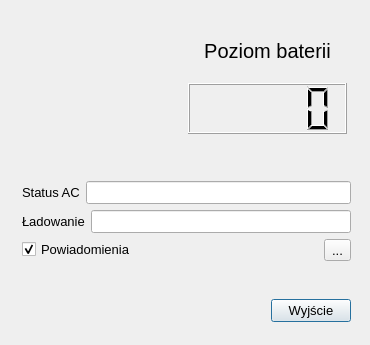
<?xml version="1.0" encoding="UTF-8"?>
<ui version="4.0">
 <class>MainWindow</class>
 <widget class="QMainWindow" name="MainWindow">
  <property name="geometry">
   <rect>
    <x>0</x>
    <y>0</y>
    <width>370</width>
    <height>345</height>
   </rect>
  </property>
  <property name="minimumSize">
   <size>
    <width>370</width>
    <height>345</height>
   </size>
  </property>
  <property name="maximumSize">
   <size>
    <width>370</width>
    <height>345</height>
   </size>
  </property>
  <property name="windowTitle">
   <string>BatteryLover</string>
  </property>
  <widget class="QWidget" name="centralWidget">
   <widget class="QLabel" name="label">
    <property name="geometry">
     <rect>
      <x>10</x>
      <y>10</y>
      <width>150</width>
      <height>139</height>
     </rect>
    </property>
    <property name="text">
     <string/>
    </property>
    <property name="pixmap">
     <pixmap resource="ikony.qrc">:/ikona_main/M1.png</pixmap>
    </property>
    <property name="scaledContents">
     <bool>true</bool>
    </property>
   </widget>
   <widget class="QWidget" name="layoutWidget">
    <property name="geometry">
     <rect>
      <x>11</x>
      <y>170</y>
      <width>351</width>
      <height>175</height>
     </rect>
    </property>
    <layout class="QVBoxLayout" name="verticalLayout_4">
     <item>
      <layout class="QVBoxLayout" name="verticalLayout_2">
       <item>
        <layout class="QVBoxLayout" name="verticalLayout">
         <item>
          <layout class="QHBoxLayout" name="horizontalLayout">
           <item>
            <widget class="QLabel" name="StatusNapis">
             <property name="font">
              <font>
               <pointsize>10</pointsize>
              </font>
             </property>
             <property name="text">
              <string>Status AC</string>
             </property>
             <property name="buddy">
              <cstring>Status</cstring>
             </property>
            </widget>
           </item>
           <item>
            <widget class="QLineEdit" name="Status">
             <property name="font">
              <font>
               <pointsize>10</pointsize>
              </font>
             </property>
             <property name="readOnly">
              <bool>true</bool>
             </property>
            </widget>
           </item>
          </layout>
         </item>
         <item>
          <layout class="QHBoxLayout" name="horizontalLayout_2">
           <item>
            <widget class="QLabel" name="LadowanieNapis">
             <property name="font">
              <font>
               <pointsize>10</pointsize>
              </font>
             </property>
             <property name="text">
              <string>Ładowanie</string>
             </property>
             <property name="buddy">
              <cstring>Ladowanie</cstring>
             </property>
            </widget>
           </item>
           <item>
            <widget class="QLineEdit" name="Ladowanie">
             <property name="font">
              <font>
               <pointsize>10</pointsize>
              </font>
             </property>
             <property name="readOnly">
              <bool>true</bool>
             </property>
            </widget>
           </item>
          </layout>
         </item>
        </layout>
       </item>
       <item>
        <layout class="QHBoxLayout" name="horizontalLayout_3">
         <item>
          <widget class="QCheckBox" name="checkBox">
           <property name="enabled">
            <bool>true</bool>
           </property>
           <property name="font">
            <font>
             <pointsize>10</pointsize>
            </font>
           </property>
           <property name="text">
            <string>Powiadomienia</string>
           </property>
           <property name="checked">
            <bool>true</bool>
           </property>
          </widget>
         </item>
         <item>
          <widget class="QToolButton" name="Ustawienia">
           <property name="enabled">
            <bool>true</bool>
           </property>
           <property name="font">
            <font>
             <pointsize>10</pointsize>
            </font>
           </property>
           <property name="text">
            <string>...</string>
           </property>
          </widget>
         </item>
        </layout>
       </item>
      </layout>
     </item>
     <item>
      <layout class="QVBoxLayout" name="verticalLayout_3">
       <item>
        <spacer name="horizontalSpacer_3">
         <property name="orientation">
          <enum>Qt::Horizontal</enum>
         </property>
         <property name="sizeHint" stdset="0">
          <size>
           <width>338</width>
           <height>20</height>
          </size>
         </property>
        </spacer>
       </item>
       <item>
        <layout class="QHBoxLayout" name="horizontalLayout_4">
         <item>
          <spacer name="horizontalSpacer_2">
           <property name="orientation">
            <enum>Qt::Horizontal</enum>
           </property>
           <property name="sizeHint" stdset="0">
            <size>
             <width>218</width>
             <height>20</height>
            </size>
           </property>
          </spacer>
         </item>
         <item>
          <widget class="QPushButton" name="Wyjscie">
           <property name="font">
            <font>
             <pointsize>10</pointsize>
            </font>
           </property>
           <property name="text">
            <string>Wyjście</string>
           </property>
           <property name="default">
            <bool>true</bool>
           </property>
          </widget>
         </item>
        </layout>
       </item>
      </layout>
     </item>
    </layout>
   </widget>
   <widget class="QWidget" name="layoutWidget">
    <property name="geometry">
     <rect>
      <x>177</x>
      <y>14</y>
      <width>181</width>
      <height>131</height>
     </rect>
    </property>
    <layout class="QVBoxLayout" name="verticalLayout_6">
     <item>
      <layout class="QVBoxLayout" name="verticalLayout_5">
       <item>
        <widget class="QLabel" name="PrNalNapis">
         <property name="font">
          <font>
           <pointsize>15</pointsize>
          </font>
         </property>
         <property name="text">
          <string>Poziom baterii</string>
         </property>
         <property name="alignment">
          <set>Qt::AlignCenter</set>
         </property>
        </widget>
       </item>
       <item>
        <widget class="QLCDNumber" name="PrNal">
         <property name="segmentStyle">
          <enum>QLCDNumber::Filled</enum>
         </property>
        </widget>
       </item>
      </layout>
     </item>
    </layout>
   </widget>
  </widget>
 </widget>
 <layoutdefault spacing="6" margin="11"/>
 <tabstops>
  <tabstop>Wyjscie</tabstop>
  <tabstop>Ustawienia</tabstop>
  <tabstop>checkBox</tabstop>
  <tabstop>Status</tabstop>
  <tabstop>Ladowanie</tabstop>
 </tabstops>
 <resources>
  <include location="ikony.qrc"/>
 </resources>
 <connections/>
</ui>
